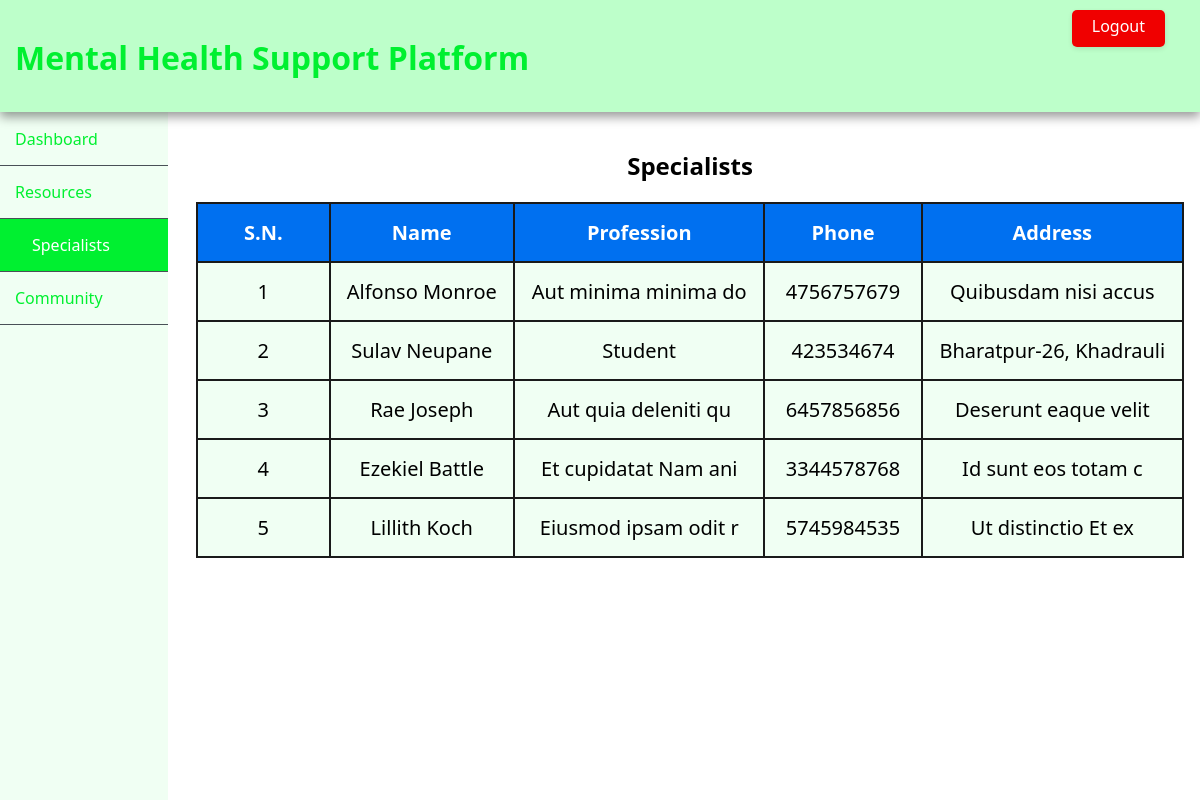
Page /specialist.php (signed in) on the committed database.
### tables this page shows
CREATE TABLE `specialist` (
  `id` int(11) NOT NULL,
  `name` varchar(255) NOT NULL,
  `profession` varchar(255) NOT NULL,
  `phone` bigint(20) NOT NULL,
  `address` varchar(255) NOT NULL
);

### specialist.php (the view, shortened to what this page needs)
<?php
$con = mysqli_connect("localhost", "root", "", "mhsp");
include 'components/navfixed.php'
?>
<section class="table-section">
    <?php
    $sql = "SELECT name, profession ,phone, address FROM specialist";
    $result = $con->query($sql);
    if ($result->num_rows > 0) {
        $sn = 0;
    ?>
        <h1>Specialists</h1>
        <table>
            <tr>
                <th>S.N.</th>
                <th>Name</th>
                <th>Profession</th>
                <th>Phone</th>
                <th>Address</th>
            </tr>
        <?php
        while ($row = $result->fetch_assoc()) {
            echo "<tr>";
            echo "<td>" . ++$sn . "</td>";
            echo "<td>" . $row["name"] . "</td>";
            echo "<td>" . $row["profession"] . "</td>";
            echo "<td>" . $row["phone"] . "</td>";
            echo "<td>" . $row["address"] . "</td>";
            echo "</tr>";
        }
    } else {
        echo "<h2>Oops! It looks like there are no specialists available at the moment.</h2>";
        echo "<p>Check back later for updates, or feel free to explore other sections of the site.</p>";
    }
        ?>
        </table>
</section>
</body>
</html>

### css/style.css (style rules this page uses)
body { font-family: "Segoe UI", Tahoma, Geneva, Verdana, sans-serif; margin: 0; padding: 0; background-color: #fff; overflow-x: auto; }
section { margin-left: 15%; margin-top: 16px; padding: 1px 16px; }

### css/user.css (style rules this page uses)
section h1 { text-align: center; }
.table-section { display: flex; flex-direction: column; justify-content: center; align-items: center; overflow: auto; }
table { width: 100%; }
table, tr, th, td { padding: 15px 45px; font-size: 20px; background-color: #f0fff3; border: 2px solid #1a1a1a; border-collapse: collapse; transition: all 0.2s ease; }
th { background-color: #0070f0; color: white; }
tr:nth-child(odd) { background-color: #f0fff3; }
td { padding: 15px 15px; text-align: center; }

### rows in the picture
specialist: name "Alfonso Monroe", profession "Aut minima minima do", phone "4756757679", address "Quibusdam nisi accus"
specialist: name "Sulav Neupane", profession "Student", phone "423534674", address "Bharatpur-26, Khadrauli"
specialist: name "Rae Joseph", profession "Aut quia deleniti qu", phone "6457856856", address "Deserunt eaque velit"
specialist: name "Ezekiel Battle", profession "Et cupidatat Nam ani", phone "3344578768", address "Id sunt eos totam c"
specialist: name "Lillith Koch", profession "Eiusmod ipsam odit r", phone "5745984535", address "Ut distinctio Et ex"
